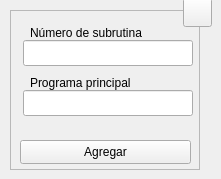
  <widget class="QWidget" name="centralwidget">
   <widget class="QFrame" name="frame">
    <property name="geometry">
     <rect>
      <x>10</x>
      <y>10</y>
      <width>190</width>
      <height>160</height>
     </rect>
    </property>
    <property name="sizePolicy">
     <sizepolicy hsizetype="Fixed" vsizetype="Fixed">
      <horstretch>0</horstretch>
      <verstretch>0</verstretch>
     </sizepolicy>
    </property>
    <property name="minimumSize">
     <size>
      <width>190</width>
      <height>160</height>
     </size>
    </property>
    <property name="maximumSize">
     <size>
      <width>190</width>
      <height>160</height>
     </size>
    </property>
    <property name="frameShape">
     <enum>QFrame::StyledPanel</enum>
    </property>
    <property name="frameShadow">
     <enum>QFrame::Raised</enum>
    </property>
    <widget class="QLineEdit" name="tbx_pgr">
     <property name="geometry">
      <rect>
       <x>13</x>
       <y>30</y>
       <width>170</width>
       <height>26</height>
      </rect>
     </property>
     <property name="minimumSize">
      <size>
       <width>170</width>
       <height>0</height>
      </size>
     </property>
     <property name="maximumSize">
      <size>
       <width>170</width>
       <height>16777215</height>
      </size>
     </property>
     <property name="toolTip">
      <string>Digite el nombre de la pieza</string>
     </property>
     <property name="statusTip">
      <string/>
     </property>
     <property name="alignment">
      <set>Qt::AlignCenter</set>
     </property>
     <property name="placeholderText">
      <string/>
     </property>
    </widget>
    <widget class="QLabel" name="lbl_pgr">
     <property name="enabled">
      <bool>true</bool>
     </property>
     <property name="geometry">
      <rect>
       <x>20</x>
       <y>10</y>
       <width>121</width>
       <height>26</height>
      </rect>
     </property>
     <property name="text">
      <string>Número de subrutina</string>
     </property>
     <property name="buddy">
      <cstring>lbl_pgr</cstring>
     </property>
    </widget>
    <widget class="QLineEdit" name="tbx_mnp">
     <property name="geometry">
      <rect>
       <x>13</x>
       <y>80</y>
       <width>170</width>
       <height>26</height>
      </rect>
     </property>
     <property name="minimumSize">
      <size>
       <width>170</width>
       <height>0</height>
      </size>
     </property>
     <property name="maximumSize">
      <size>
       <width>170</width>
       <height>16777215</height>
      </size>
     </property>
     <property name="toolTip">
      <string>Indique el número de programa CNC según la lista de tapes</string>
     </property>
     <property name="toolTipDuration">
      <number>-1</number>
     </property>
     <property name="statusTip">
      <string/>
     </property>
     <property name="alignment">
      <set>Qt::AlignCenter</set>
     </property>
    </widget>
    <widget class="QLabel" name="lbl_mnp">
     <property name="geometry">
      <rect>
       <x>20</x>
       <y>60</y>
       <width>111</width>
       <height>26</height>
      </rect>
     </property>
     <property name="text">
      <string>Programa principal</string>
     </property>
    </widget>
    <widget class="QPushButton" name="btn_save">
     <property name="geometry">
      <rect>
       <x>10</x>
       <y>130</y>
       <width>171</width>
       <height>24</height>
      </rect>
     </property>
     <property name="sizePolicy">
      <sizepolicy hsizetype="Expanding" vsizetype="Expanding">
       <horstretch>0</horstretch>
       <verstretch>0</verstretch>
      </sizepolicy>
     </property>
     <property name="minimumSize">
      <size>
       <width>88</width>
       <height>0</height>
      </size>
     </property>
     <property name="toolTip">
      <string>Agregar los datos al programa CNC</string>
     </property>
     <property name="statusTip">
      <string/>
     </property>
     <property name="text">
      <string>Agregar</string>
     </property>
     <property name="shortcut">
      <string>Ctrl+S</string>
     </property>
     <property name="autoDefault">
      <bool>true</bool>
     </property>
    </widget>
   </widget>
   <widget class="QToolButton" name="btn_help">
    <property name="geometry">
     <rect>
      <x>183</x>
      <y>-2</y>
      <width>29</width>
      <height>29</height>
     </rect>
    </property>
    <property name="font">
     <font>
      <pointsize>20</pointsize>
      <bold>true</bold>
     </font>
    </property>
    <property name="text">
     <string/>
    </property>
    <property name="icon">
     <iconset resource="../../resources/resources.qrc">
      <normaloff>:/icons/question.png</normaloff>:/icons/question.png</iconset>
    </property>
    <property name="iconSize">
     <size>
      <width>20</width>
      <height>20</height>
     </size>
    </property>
    <property name="shortcut">
     <string>F1</string>
    </property>
   </widget>
  </widget>
